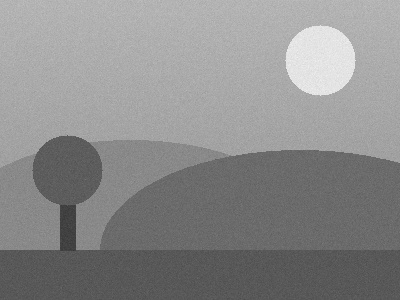
#> input picture CV_Unit2_Assignment/05_Histogram_Equalization/input.jpg, 400 x 300 px
$ python program.py
#> lines starting #> are read from the running program, lines starting #| are printed output that depends on the picture
"""
Program 5: Histogram Equalization with Before/After Comparison
Performs histogram equalization on a grayscale image, saves the
equalized image, and saves a comparison plot of the histograms
before and after equalization.
"""
import cv2
import matplotlib
matplotlib.use("Agg")
import matplotlib.pyplot as plt

img = cv2.imread("input.jpg", cv2.IMREAD_GRAYSCALE)
#> img is the input picture: shape (300, 400); min 53, max 242, mean 139.2

# Perform histogram equalization
equalized = cv2.equalizeHist(img)
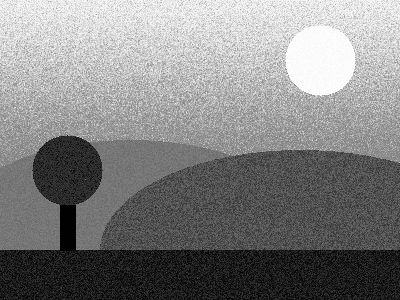
#> equalized: shape (300, 400); min 0, max 255, mean 129.4

# Save equalized image
cv2.imwrite("output.png", equalized)

# Compute histograms before and after
hist_before = cv2.calcHist([img], [0], None, [256], [0, 256]).flatten()
#> hist_before = 256 values, max 2929 at index 169, min 0 at index 0, mean 468.8
hist_after = cv2.calcHist([equalized], [0], None, [256], [0, 256]).flatten()
#> hist_after = 256 values, max 2929 at index 181, min 0 at index 6, mean 468.8

# Save comparison plot
plt.figure(figsize=(10, 4))

plt.subplot(1, 2, 1)
plt.plot(hist_before, color="blue")
plt.title("Histogram Before Equalization")
plt.xlabel("Intensity")
plt.ylabel("Frequency")

plt.subplot(1, 2, 2)
plt.plot(hist_after, color="green")
plt.title("Histogram After Equalization")
plt.xlabel("Intensity")
plt.ylabel("Frequency")

plt.tight_layout()
plt.savefig("histogram_comparison.png", bbox_inches="tight")
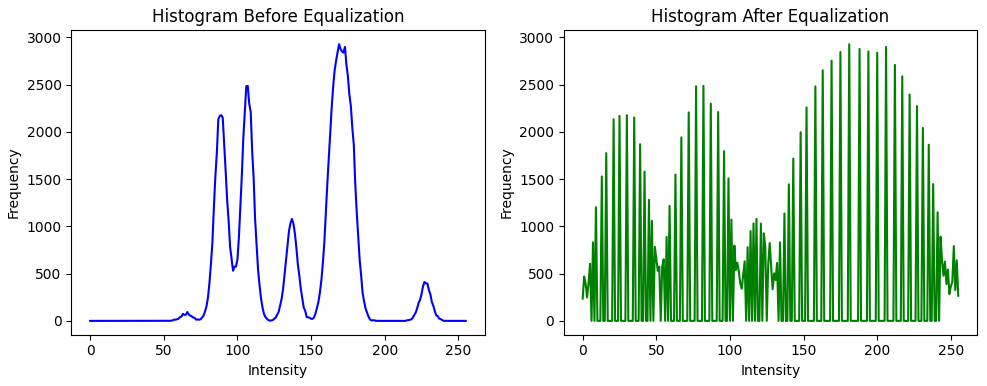
#> figure drawn by matplotlib, 2 panels; panel 1: curve peaks at x = 169, y = 2929; panel 2: curve peaks at x = 181, y = 2929
plt.close()

print("Histogram equalization complete.")
print("Original image shape:", img.shape)
#| Original image shape: (300, 400)
print("Equalized image shape:", equalized.shape)
#| Equalized image shape: (300, 400)
